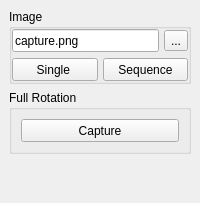
  <widget class="QDockWidget" name="dockWidget_Recorder" >
   <property name="windowTitle" >
    <string>Recorder</string>
   </property>
   <attribute name="dockWidgetArea" >
    <number>2</number>
   </attribute>
   <widget class="QWidget" name="dockWidgetContents_4" >
    <layout class="QVBoxLayout" name="verticalLayout" >
     <property name="spacing" >
      <number>6</number>
     </property>
     <property name="margin" >
      <number>9</number>
     </property>
     <item>
      <widget class="QGroupBox" name="groupBox" >
       <property name="sizePolicy" >
        <sizepolicy vsizetype="Preferred" hsizetype="Preferred" >
         <horstretch>0</horstretch>
         <verstretch>0</verstretch>
        </sizepolicy>
       </property>
       <property name="minimumSize" >
        <size>
         <width>0</width>
         <height>0</height>
        </size>
       </property>
       <property name="maximumSize" >
        <size>
         <width>16777215</width>
         <height>16777215</height>
        </size>
       </property>
       <property name="title" >
        <string>Image</string>
       </property>
       <property name="flat" >
        <bool>false</bool>
       </property>
       <layout class="QVBoxLayout" name="verticalLayout_29" >
        <property name="margin" >
         <number>0</number>
        </property>
        <item>
         <widget class="QFrame" name="frame_10" >
          <property name="frameShape" >
           <enum>QFrame::NoFrame</enum>
          </property>
          <property name="frameShadow" >
           <enum>QFrame::Plain</enum>
          </property>
          <property name="lineWidth" >
           <number>0</number>
          </property>
          <layout class="QHBoxLayout" name="horizontalLayout_3" >
           <property name="spacing" >
            <number>5</number>
           </property>
           <property name="margin" >
            <number>0</number>
           </property>
           <item>
            <widget class="QLineEdit" name="lineEditCaptureFile" >
             <property name="minimumSize" >
              <size>
               <width>0</width>
               <height>23</height>
              </size>
             </property>
             <property name="toolTip" >
              <string>To change the filename, filetype and location of the captured images, please press the "..." button to the left of this fied.</string>
             </property>
             <property name="statusTip" >
              <string>To change the filename, filetype and location of the captured images, please press the "..." button to the left of this fied.</string>
             </property>
             <property name="text" >
              <string>capture.png</string>
             </property>
             <property name="readOnly" >
              <bool>true</bool>
             </property>
            </widget>
           </item>
           <item>
            <widget class="QToolButton" name="toolButton_selectCaptureFilename" >
             <property name="toolTip" >
              <string>Click on this button to change the filename, filetype and location of the captured images.</string>
             </property>
             <property name="statusTip" >
              <string>Click on this button to change the filename, filetype and location of the captured images.</string>
             </property>
             <property name="whatsThis" >
              <string>Click on this button to change the filename, filetype and location of the captured images.</string>
             </property>
             <property name="text" >
              <string>...</string>
             </property>
            </widget>
           </item>
          </layout>
         </widget>
        </item>
        <item>
         <widget class="QFrame" name="frame_15" >
          <property name="frameShape" >
           <enum>QFrame::NoFrame</enum>
          </property>
          <property name="frameShadow" >
           <enum>QFrame::Plain</enum>
          </property>
          <property name="lineWidth" >
           <number>0</number>
          </property>
          <layout class="QHBoxLayout" name="horizontalLayout_16" >
           <property name="spacing" >
            <number>5</number>
           </property>
           <property name="margin" >
            <number>0</number>
           </property>
           <item>
            <widget class="QPushButton" name="pushButton_5" >
             <property name="minimumSize" >
              <size>
               <width>0</width>
               <height>23</height>
              </size>
             </property>
             <property name="toolTip" >
              <string>Capture a single image with the filename specified above.</string>
             </property>
             <property name="statusTip" >
              <string>Capture a single image with the filename specified above.</string>
             </property>
             <property name="text" >
              <string>Single </string>
             </property>
            </widget>
           </item>
           <item>
            <widget class="QPushButton" name="pushButton_6" >
             <property name="minimumSize" >
              <size>
               <width>0</width>
               <height>23</height>
              </size>
             </property>
             <property name="toolTip" >
              <string>To capture multiple images press this button. This will create a new with the filename spcified above appending an increasing number.</string>
             </property>
             <property name="statusTip" >
              <string>To capture multiple images press this button. This will create a new with the filename spcified above appending an increasing number.</string>
             </property>
             <property name="text" >
              <string>Sequence</string>
             </property>
            </widget>
           </item>
          </layout>
         </widget>
        </item>
       </layout>
      </widget>
     </item>
     <item>
      <widget class="QGroupBox" name="groupBox_MovieCapture" >
       <property name="minimumSize" >
        <size>
         <width>0</width>
         <height>0</height>
        </size>
       </property>
       <property name="title" >
        <string>Full Rotation</string>
       </property>
       <layout class="QVBoxLayout" name="verticalLayout_3" >
        <property name="spacing" >
         <number>6</number>
        </property>
        <property name="margin" >
         <number>9</number>
        </property>
        <item>
         <widget class="QPushButton" name="pushButton_7" >
          <property name="minimumSize" >
           <size>
            <width>0</width>
            <height>23</height>
           </size>
          </property>
          <property name="toolTip" >
           <string>Automatically record a 360 degree rotation of the current view.</string>
          </property>
          <property name="statusTip" >
           <string>Automatically record a 360 degree rotation of the current view.</string>
          </property>
          <property name="text" >
           <string>Capture</string>
          </property>
         </widget>
        </item>
       </layout>
      </widget>
     </item>
     <item>
      <spacer name="verticalSpacer" >
       <property name="orientation" >
        <enum>Qt::Vertical</enum>
       </property>
       <property name="sizeHint" stdset="0" >
        <size>
         <width>20</width>
         <height>40</height>
        </size>
       </property>
      </spacer>
     </item>
    </layout>
   </widget>
  </widget>
